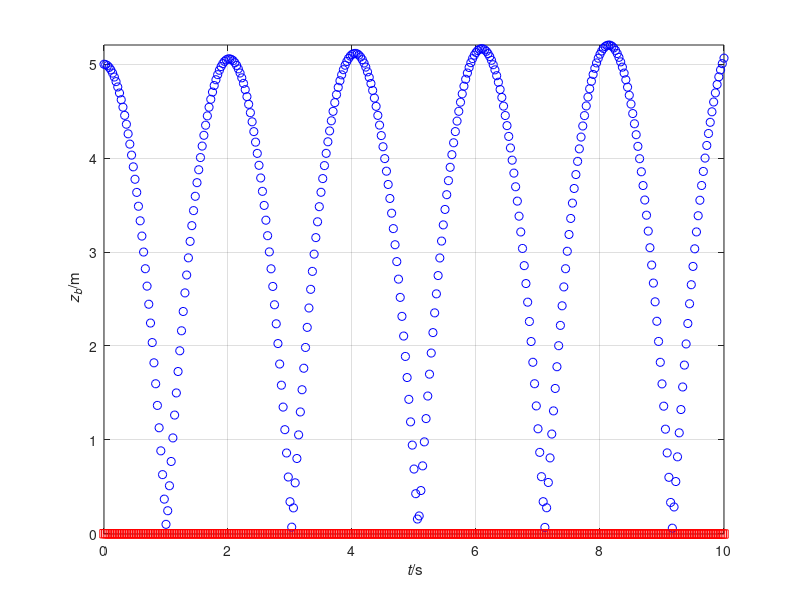

This chart was generated by the following MATLAB code:
%%% Numerical simulation of object motion with gravity
%% Coordinates (t, x, y, z)

%% Constants
ma = 0.06; % kg: mass-energy object a
mb = 10000; % kg: mass-energy object b
g = 9.8; % N/kg: gravitational acceleration
k = 10; % elastic constant
d = 0.07; % m: distance between centres of objects

%% Initial conditions
t = 0; % s: initial time
ra = [0, 0, 5]; % m: initial position vector a
rb = [0, 0, 0]; % m: initial position vector b
Pa = [0, 0, 0]; % N s: initial momentum vector a
Pb = [0, 0, 0]; % N s: initial momentum vector b

%% Boundary conditions
Ga = -ma * g * [0, 0, 1]; % N: momentum supply object a
Gb = -mb * 0 * [0, 0, 1]; % N: momentum supply object b

%% Time-iteration parameters
t1 = 10; % s: final time
dt = 0.00001; % s: time step %@

%% Plotting
dtplot = t1/360; % time interval between plots
tplot = dtplot; % time for next plot
figure
plot(t, ra(3), 'ob')
xlim([0, t1])
xlabel('{\it t}/s'); ylabel('{\it z_a}/m')
axis('tight'); grid on; hold on
plot(t, rb(3), 'sr')
xlim([0, t1])
xlabel('{\it t}/s'); ylabel('{\it z_b}/m')
axis('tight'); grid on; hold on %@

%% Numerical time integration
while t < t1
  %% constitutive relations
  va = Pa / ma;
  vb = Pb / mb;
  %% const. relation for Fa
  if norm(ra - rb) > d
    Fa = [0, 0, 0];
  else
    Fa = k * (ra - rb) / norm(ra - rb)^2;
  end
  Fb = -Fa; % principle of symmetry of flux

  %% step forward in time with balance laws
  t = t + dt;
  Pa = Pa + (Fa + Ga) * dt;
  ra = ra + va * dt;
  Pb = Pb + (Fb + Gb) * dt;
  rb = rb + vb * dt; %@

  %% plot
  if t > tplot
    plot(t, ra(3), 'ob')
    plot(t, rb(3), 'sr')
    pause(0)
    tplot = tplot + dtplot;
  end %@
end
